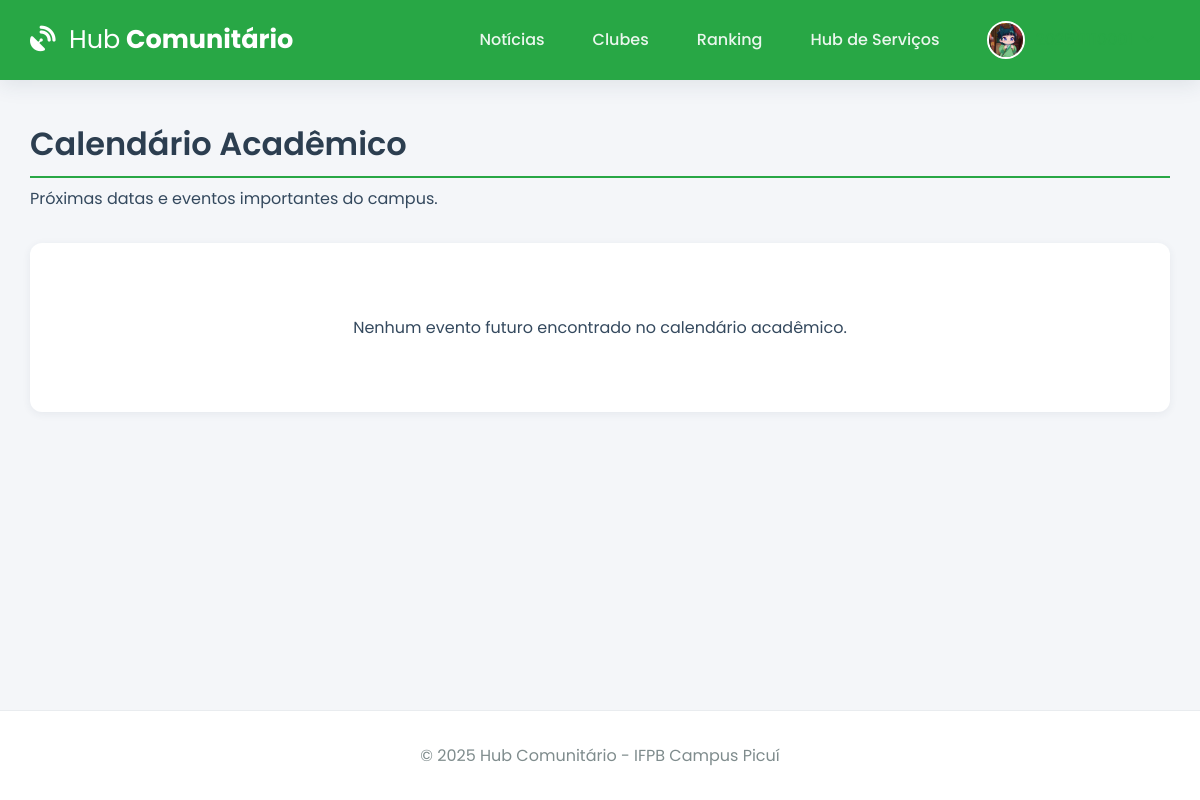
Page /calendario_academico (signed in) on the earlier database version.
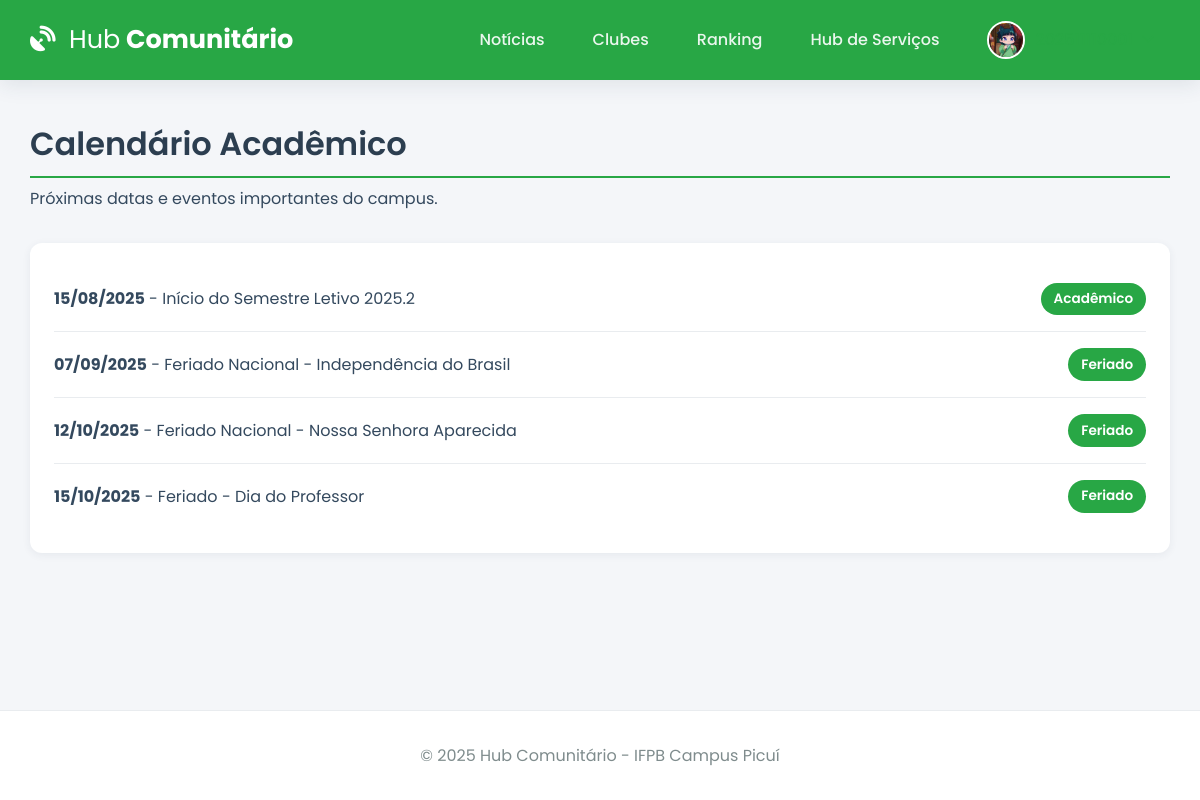
Same page on the later database version.
### tables this page shows
CREATE TABLE user (
    id INTEGER PRIMARY KEY AUTOINCREMENT,
    email TEXT UNIQUE NOT NULL,
    username TEXT UNIQUE NOT NULL,
    password_hash TEXT NOT NULL,
    image_file TEXT NOT NULL DEFAULT 'default.jpg'
);

CREATE TABLE calendario_academico (
    id INTEGER PRIMARY KEY AUTOINCREMENT,
    data TEXT NOT NULL,
    descricao TEXT NOT NULL,
    tipo TEXT NOT NULL
);

### app.py (the view)
@app.route('/calendario_academico')
@login_required
def calendario_academico():
    hoje = date.today().isoformat()
    eventos = get_db().execute("SELECT * FROM calendario_academico WHERE data >= ? ORDER BY data ASC", (hoje,)).fetchall()
    return render_template('calendario_academico.html', eventos=eventos)

### app.py (called while the page is built)
def get_db():
    if 'db' not in g:
        g.db = sqlite3.connect(app.config['DATABASE'], detect_types=sqlite3.PARSE_DECLTYPES)
        g.db.row_factory = sqlite3.Row
    return g.db

@app.context_processor
def inject_global_vars():
    return dict(g=g, current_year=datetime.now(timezone.utc).year, timedelta=timedelta)

@app.template_filter('format_date')
def format_date_filter(s):
    if not s: return ""
    try: return datetime.fromisoformat(s).strftime('%d/%m/%Y')
    except: return s

@app.before_request
def load_logged_in_user():
    user_id = session.get('user_id')
    g.user = get_db().execute('SELECT * FROM user WHERE id = ?', (user_id,)).fetchone() if user_id else None
    if user_id and g.user is None: session.clear()

def login_required(f):
    @wraps(f)
    def decorated_function(*args, **kwargs):
        if g.user is None:
            flash('Você precisa fazer login para acessar esta página.', 'warning')
            return redirect(url_for('login'))
        return f(*args, **kwargs)
    return decorated_function

### templates/calendario_academico.html (shortened to what this page needs)
{% extends 'base.html' %}
{% block content %}
<h1 class="page-header">Calendário Acadêmico</h1>
<p class="lead text-muted" style="margin-top: -1rem; margin-bottom: 2rem;">Próximas datas e eventos importantes do campus.</p>
<div class="card">
    <div class="card-body">
        {% if eventos %}
            <ul class="course-list">
                {% for evento in eventos %}
                    <li class="list-item">
                        <div>
                            <strong>{{ evento.data | format_date }}</strong> - {{ evento.descricao }}
                        </div>
                        <span class="vagas-badge">{{ evento.tipo }}</span>
                    </li>
                {% endfor %}
            </ul>
        {% else %}
            <div class="empty-state">
                <p>Nenhum evento futuro encontrado no calendário acadêmico.</p>
            </div>
        {% endif %}
    </div>
</div>
{% endblock %}

### templates/base.html (shortened to what this page needs)
<!DOCTYPE html>
<html lang="pt-br">
<head>
    <link rel="stylesheet" href="https://cdnjs.cloudflare.com/ajax/libs/font-awesome/6.5.2/css/all.min.css" xintegrity="sha512-SnH5WK+bZxgPHs44uWIX+LLJAJ9/2PkPKZ5QiAj6Ta86w+fsb2TkcmfRyVX3pBnMFcV7oQPJkl9QevSCWr3W6A==" />
    <link rel="stylesheet" href="{{ url_for('static', filename='css/style.css') }}">
</head>
<body>
    <header class="header">
        <div class="container">
            <nav class="navbar">
                <a class="navbar-brand" href="{{ url_for('index') }}">
                    <i class="fas fa-satellite-dish"></i> <strong>Hub</strong> Comunitário
                </a>
                <div class="nav-links" id="nav-links">
                    {% if g.user %}
                        <a class="nav-item" href="{{ url_for('noticias') }}">Notícias</a>
                        <a class="nav-item" href="{{ url_for('clubes') }}">Clubes</a>
                        <a class="nav-item" href="{{ url_for('ranking') }}">Ranking</a>
                        <a class="nav-item" href="{{ url_for('hub_servicos') }}">Hub de Serviços</a>
                        <div class="nav-item user-menu">
                             <a class="user-menu-trigger" href="#">
                                 <img src="{{ url_for('static', filename='profile_pics/' + g.user['image_file']) }}" class="nav-profile-image">
                                 <span>{{ g.user['username'] }}</span> <i class="fas fa-chevron-down dropdown-icon"></i>
                             </a>
                        </div>
                    {% else %}
                        <a href="{{ url_for('login') }}" class="nav-item">Entrar</a>
                        <a href="{{ url_for('register') }}" class="nav-item btn btn-outline">Registar</a>
                    {% endif %}
                </div>
            </nav>
        </div>
    </header>
    <main class="container">
        {% block content %}{% endblock %}
    </main>
    <footer class="footer">
        <p>&copy; {{ current_year }} Hub Comunitário - IFPB Campus Picuí</p>
    </footer>
</body>
</html>

### static/css/style.css (style rules this page uses)
:root { --ifpb-green: #28a745; --ifpb-green-dark: #218838; --dark-blue: #2c3e50; --light-gray: #ecf0f1; --medium-gray: #bdc3c7; --text-color: #34495e; --light-text: #7f8c8d; --background-color: #f4f6f9; --surface-color: #ffffff; --border-color: #e9ecef; --font-family-base: 'Poppins', sans-serif; --shadow-sm: 0 2px 8px rgba(44, 62, 80, 0.07); --shadow-md: 0 5px 20px rgba(44, 62, 80, 0.1); --border-radius: 12px; }
* { box-sizing: border-box; margin: 0; padding: 0; }
html { height: 100%; }
body { font-family: var(--font-family-base); background-color: var(--background-color); color: var(--text-color); display: flex; flex-direction: column; min-height: 100%; }
.container { width: 95%; max-width: 1200px; margin: 0 auto; }
main.container { flex-grow: 1; padding-top: 2.5rem; padding-bottom: 2.5rem; }
h1, h2, h3, h4 { font-weight: 600; color: var(--dark-blue); margin-bottom: 1.5rem; }
a { color: var(--ifpb-green); text-decoration: none; transition: color 0.2s; }
.header { background-color: var(--ifpb-green); padding: 0.8rem 0; box-shadow: var(--shadow-md); position: sticky; top: 0; z-index: 1000; }
.navbar { display: flex; justify-content: space-between; align-items: center; }
.navbar-brand { font-weight: 700; font-size: 1.6rem; color: var(--surface-color); }
.navbar-brand i { margin-right: 0.5rem; }
.navbar-brand strong { font-weight: 400; }
.nav-links { display: flex; align-items: center; gap: 1rem; }
.nav-item { color: rgba(255, 255, 255, 0.9); font-weight: 500; padding: 0.5rem 1rem; border-radius: var(--border-radius); transition: background-color 0.2s; }
.nav-profile-image { width: 38px; height: 38px; border-radius: 50%; margin-right: 10px; object-fit: cover; border: 2px solid var(--surface-color); }
.user-menu { position: relative; }
.user-menu-trigger { display: flex; align-items: center; cursor: pointer; }
.user-menu-trigger .dropdown-icon { font-size: 0.8em; margin-left: 0.5rem; transition: transform 0.2s; }
.card { background-color: var(--surface-color); border-radius: var(--border-radius); box-shadow: var(--shadow-sm); transition: all 0.3s ease-in-out; display: flex; flex-direction: column; height: 100%; }
.card .card-body { padding: 1.5rem; flex-grow: 1; }
.vagas-badge, .vagas-badge-lg { background-color: var(--ifpb-green); color: white; padding: 0.4rem 0.8rem; border-radius: 50px; font-size: 0.85rem; font-weight: 600; }
.course-list, .simple-list { list-style: none; }
.list-item { display: flex; justify-content: space-between; align-items: center; padding: 1rem 0; border-bottom: 1px solid var(--border-color); }
.list-item:last-child { border-bottom: none; }
.page-header { border-bottom: 2px solid var(--ifpb-green); padding-bottom: 0.5rem; }
.footer { padding: 2rem 0; background-color: var(--surface-color); text-align: center; margin-top: auto; border-top: 1px solid var(--border-color); }
.footer p { margin: 0; color: var(--light-text); }

Differences in the rows shown:
added calendario_academico: data "15/08/2025", descricao "Início do Semestre Letivo 2025.2", tipo "Acadêmico"
added calendario_academico: data "07/09/2025", descricao "Feriado Nacional - Independência do Brasil", tipo "Feriado"
added calendario_academico: data "12/10/2025", descricao "Feriado Nacional - Nossa Senhora Aparecida", tipo "Feriado"
added calendario_academico: data "15/10/2025", descricao "Feriado - Dia do Professor", tipo "Feriado"
Other differences:
text no longer shown: "Nenhum evento futuro encontrado no calendário acadêmico."
